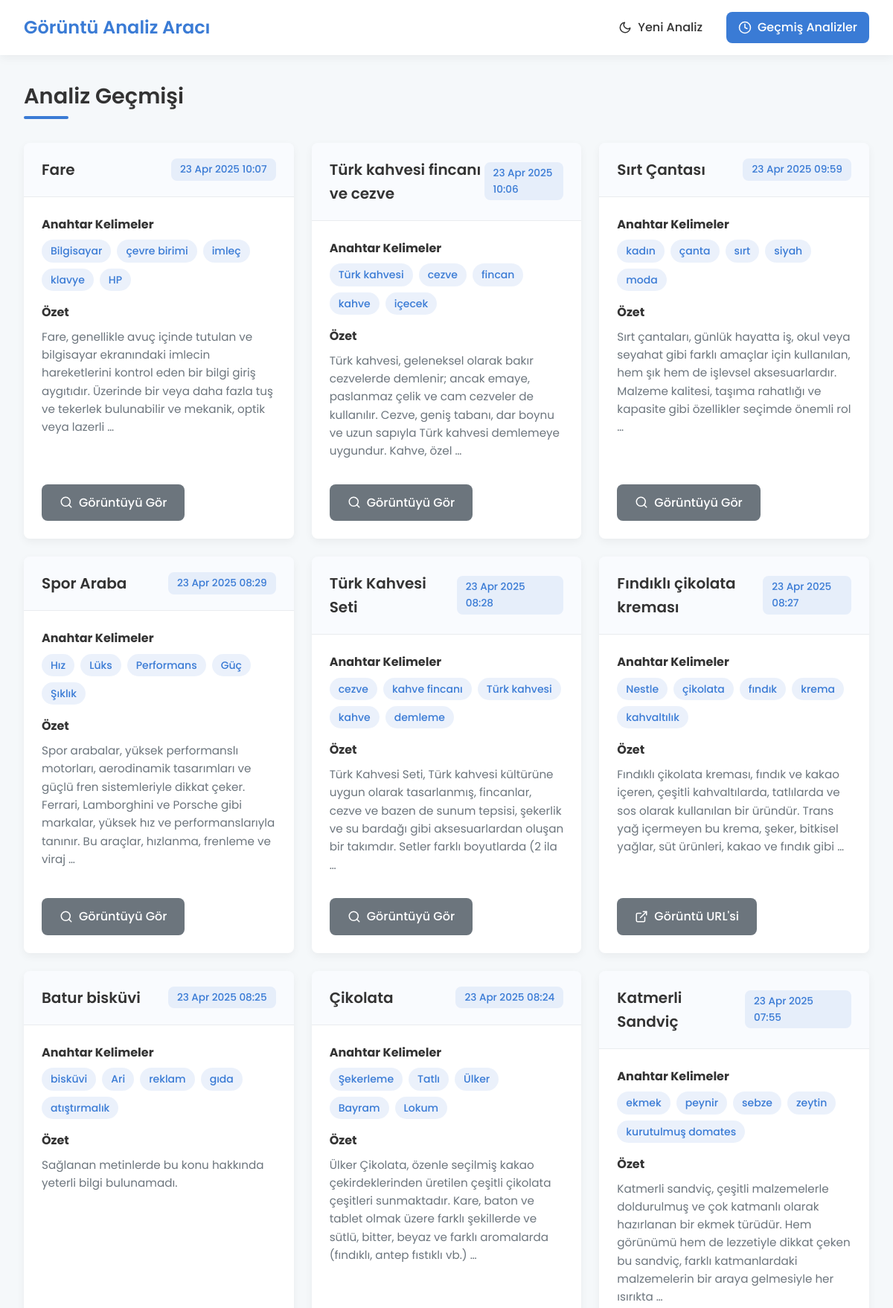
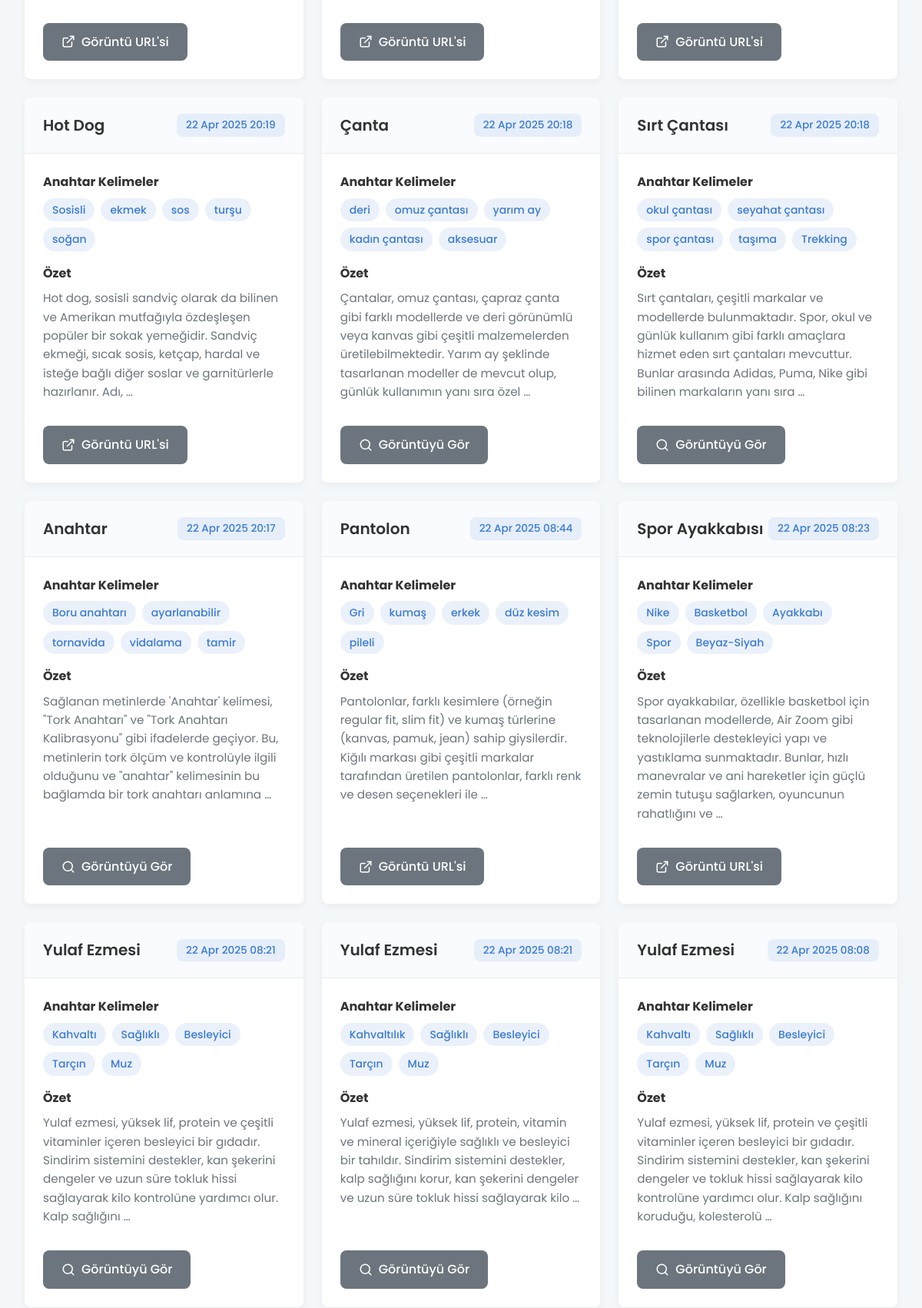
The page /history/ (upper part) on the database its author committed (2 pictures, top to bottom).
### analysis/models.py (models this page shows, shortened)
class AnalysisResult(models.Model):
    SOURCE_TYPE_CHOICES = [
        ('F', 'Dosya'),
        ('U', 'URL'),
    ]
    source_type = models.CharField(max_length=1, choices=SOURCE_TYPE_CHOICES)
    source_input = models.TextField()
    image_file = models.ImageField(upload_to=get_image_upload_path, null=True, blank=True)
    object_name = models.CharField(max_length=200)
    keywords = models.JSONField()
    summary = models.TextField(blank=True, null=True)
    created_at = models.DateTimeField(auto_now_add=True)

### analysis/views.py (the view)
# urls.py: path('history/', views.analysis_history_view, name='history'),
def analysis_history_view(request):
    history = AnalysisResult.objects.all().order_by('-created_at')
    context = {
        'history': history
    }
    return render(request, 'analysis/analysis_history.html', context)

### analysis/templates/analysis/analysis_history.html (shortened to what this page needs)
{% extends 'analysis/base.html' %}
{% load static %}
{% block header %}Analiz Geçmişi{% endblock %}
{% block content %}
    {% if history %}
        <div class="history-container">
            {% for result in history %}
                <div class="card history-card">
                    <div class="card-header">
                        <h3>{{ result.object_name|default:"Bilinmeyen Nesne" }}</h3>
                        <span class="date-badge">{{ result.created_at|date:"d M Y H:i" }}</span>
                    </div>
                    <div class="card-body">
                        <div class="keywords-section">
                            <h4>Anahtar Kelimeler</h4>
                            <div class="tag-list">
                                {% for keyword in result.keywords %}
                                    <span class="tag">{{ keyword }}</span>
                                {% empty %}
                                    <span class="no-data">Anahtar kelime bulunamadı</span>
                                {% endfor %}
                            </div>
                        </div>
                        <div class="summary-section">
                            <h4>Özet</h4>
                            <p>{{ result.summary|default:"Özet bulunamadı"|truncatewords:30 }}</p>
                        </div>
                        <div class="history-actions">
                            {% if result.image_file %}
                                <a href="{{ result.image_file.url }}" target="_blank" class="btn btn-secondary">
                                    <svg class="icon" viewBox="0 0 24 24" fill="none" stroke="currentColor" stroke-width="2" stroke-linecap="round" stroke-linejoin="round">
                                        <circle cx="11" cy="11" r="8"></circle>
                                        <line x1="21" y1="21" x2="16.65" y2="16.65"></line>
                                    </svg>
                                    Görüntüyü Gör
                                </a>
                            {% elif result.source_type == 'U' %}
                                <a href="{{ result.source_input }}" target="_blank" rel="noopener noreferrer" class="btn btn-secondary">
                                    <svg class="icon" viewBox="0 0 24 24" fill="none" stroke="currentColor" stroke-width="2" stroke-linecap="round" stroke-linejoin="round">
                                        <path d="M18 13v6a2 2 0 0 1-2 2H5a2 2 0 0 1-2-2V8a2 2 0 0 1 2-2h6"></path>
                                        <polyline points="15 3 21 3 21 9"></polyline>
                                        <line x1="10" y1="14" x2="21" y2="3"></line>
                                    </svg>
                                    Görüntü URL'si
                                </a>
                            {% endif %}
                        </div>
                    </div>
                </div>
            {% endfor %}
        </div>
    {% endif %}
{% endblock %}

### analysis/templates/analysis/base.html (shortened to what this page needs)
{% load static %}
<!DOCTYPE html>
<html lang="tr">
<head>
    <link rel="stylesheet" href="{% static 'analysis/style.css' %}">
</head>
<body>
    <div class="app-container">
        <header class="main-header">
            <div class="logo-container">
                <h1 class="site-title">Görüntü Analiz Aracı</h1>
            </div>
            <nav class="main-nav">
                <a href="{% url 'analyze' %}" class="nav-link {% if request.resolver_match.url_name == 'analyze' %}active{% endif %}">
                    <svg class="icon" viewBox="0 0 24 24" fill="none" stroke="currentColor" stroke-width="2" stroke-linecap="round" stroke-linejoin="round">
                        <path d="M21 12.79A9 9 0 1 1 11.21 3 7 7 0 0 0 21 12.79z"></path>
                    </svg>
                    Yeni Analiz
                </a>
                <a href="{% url 'history' %}" class="nav-link {% if request.resolver_match.url_name == 'history' %}active{% endif %}">
                    <svg class="icon" viewBox="0 0 24 24" fill="none" stroke="currentColor" stroke-width="2" stroke-linecap="round" stroke-linejoin="round">
                        <circle cx="12" cy="12" r="10"></circle>
                        <polyline points="12 6 12 12 16 14"></polyline>
                    </svg>
                    Geçmiş Analizler
                </a>
            </nav>
        </header>
        <main class="main-content">
            <div class="page-header">
                <h2 class="page-title">{% block header %}{% endblock %}</h2>
            </div>
            <div class="content-container">
                {% block content %}{% endblock %}
            </div>
        </main>
    </div>
</body>
</html>

### analysis/static/analysis/style.css (style rules this page uses)
:root { --primary-color: #3a7bd5; --primary-hover: #2d62a3; --secondary-color: #6c757d; --success-color: #28a745; --danger-color: #dc3545; --warning-color: #ffc107; --info-color: #17a2b8; --light-color: #f8f9fa; --dark-color: #343a40; --body-bg: #f5f8fa; --card-bg: #ffffff; --header-bg: #ffffff; --footer-bg: #ffffff; --text-color: #333333; --text-muted: #6c757d; --border-color: #e9ecef; --shadow-color: rgba(0, 0, 0, 0.05); --radius-sm: 0.25rem; --radius: 0.5rem; --radius-lg: 1rem; --transition: all 0.3s ease; --box-shadow: 0 4px 12px var(--shadow-color); }
* { margin: 0; padding: 0; box-sizing: border-box; }
body { font-family: 'Poppins', sans-serif; font-size: 16px; line-height: 1.6; color: var(--text-color); background-color: var(--body-bg); min-height: 100vh; }
.app-container { display: flex; flex-direction: column; min-height: 100vh; }
.main-content { flex: 1; padding: 2rem; max-width: 1200px; margin: 0 auto; width: 100%; }
.main-header { background-color: var(--header-bg); box-shadow: var(--box-shadow); padding: 1rem 2rem; display: flex; justify-content: space-between; align-items: center; flex-wrap: wrap; position: sticky; top: 0; z-index: 100; }
.logo-container { display: flex; align-items: center; }
.site-title { font-size: 1.5rem; font-weight: 600; color: var(--primary-color); margin: 0; }
.main-nav { display: flex; gap: 1rem; }
.nav-link { display: flex; align-items: center; color: var(--text-color); text-decoration: none; padding: 0.5rem 1rem; border-radius: var(--radius); font-weight: 500; transition: var(--transition); }
.nav-link.active { background-color: var(--primary-color); color: white; }
.nav-link .icon { width: 18px; height: 18px; margin-right: 0.5rem; }
.page-header { margin-bottom: 2rem; }
.page-title { font-size: 1.8rem; font-weight: 600; color: var(--text-color); position: relative; padding-bottom: 0.5rem; }
.page-title:after { content: ''; position: absolute; bottom: 0; left: 0; width: 60px; height: 4px; background-color: var(--primary-color); border-radius: 2px; }
.content-container { display: flex; flex-direction: column; gap: 2rem; }
.card { background-color: var(--card-bg); border-radius: var(--radius); box-shadow: var(--box-shadow); overflow: hidden; transition: var(--transition); }
.card-header { padding: 1.25rem 1.5rem; border-bottom: 1px solid var(--border-color); background-color: rgba(58, 123, 213, 0.03); display: flex; justify-content: space-between; align-items: center; }
.card-header h3 { font-size: 1.25rem; font-weight: 600; color: var(--text-color); margin: 0; }
.card-body { padding: 1.5rem; }
.btn { display: inline-flex; align-items: center; justify-content: center; gap: 0.5rem; padding: 0.75rem 1.5rem; border-radius: var(--radius); font-weight: 500; text-decoration: none; cursor: pointer; transition: var(--transition); border: none; font-family: inherit; font-size: 1rem; }
.btn .icon { width: 18px; height: 18px; }
.btn-secondary { background-color: var(--secondary-color); color: white; }
.tag-list { display: flex; flex-wrap: wrap; gap: 0.5rem; }
.tag { display: inline-block; padding: 0.25rem 0.75rem; background-color: rgba(58, 123, 213, 0.1); color: var(--primary-color); border-radius: 1rem; font-size: 0.875rem; font-weight: 500; }
.history-container { display: grid; grid-template-columns: repeat(auto-fill, minmax(350px, 1fr)); gap: 1.5rem; }
.history-card { height: 100%; display: flex; flex-direction: column; }
.history-card .card-body { flex: 1; display: flex; flex-direction: column; }
.date-badge { background-color: rgba(58, 123, 213, 0.1); color: var(--primary-color); padding: 0.25rem 0.75rem; border-radius: var(--radius); font-size: 0.85rem; font-weight: 500; }
.keywords-section, .summary-section { margin-bottom: 1rem; }
.keywords-section h4, .summary-section h4 { font-size: 1rem; margin-bottom: 0.5rem; color: var(--text-color); }
.summary-section p { font-size: 0.95rem; color: var(--text-muted); line-height: 1.6; }
.history-actions { margin-top: auto; padding-top: 1rem; }
.card, .message, .btn { animation: fadeIn 0.3s ease-out; }

### rows shown on the page
AnalysisResult: object_name "Fare", created_at "23 Apr 2025 10:07", keywords "Bilgisayar" "çevre birimi" "imleç" "klavye" "HP", summary "Fare, genellikle avuç içinde tutulan ve bilgisayar ekranındaki imlecin hareketlerini kontrol eden bir bilgi giriş aygıtıdır. Üzerinde bir veya daha fazla tuş ve tekerlek bulunabilir ve mekanik, optik veya lazerli …"
AnalysisResult: object_name "Türk kahvesi fincanı ve cezve", created_at "23 Apr 2025 10:06", keywords "Türk kahvesi" "cezve" "fincan" "kahve" "içecek", summary "Türk kahvesi, geleneksel olarak bakır cezvelerde demlenir; ancak emaye, paslanmaz çelik ve cam cezveler de kullanılır. Cezve, geniş tabanı, dar boynu ve uzun sapıyla Türk kahvesi demlemeye uygundur. Kahve, özel …"
AnalysisResult: object_name "Sırt Çantası", created_at "23 Apr 2025 09:59", keywords "kadın" "çanta" "sırt" "siyah" "moda", summary "Sırt çantaları, günlük hayatta iş, okul veya seyahat gibi farklı amaçlar için kullanılan, hem şık hem de işlevsel aksesuarlardır. Malzeme kalitesi, taşıma rahatlığı ve kapasite gibi özellikler seçimde önemli rol …"
AnalysisResult: object_name "Spor Araba", created_at "23 Apr 2025 08:29", keywords "Hız" "Lüks" "Performans" "Güç" "Şıklık", summary "Spor arabalar, yüksek performanslı motorları, aerodinamik tasarımları ve güçlü fren sistemleriyle dikkat çeker. Ferrari, Lamborghini ve Porsche gibi markalar, yüksek hız ve performanslarıyla tanınır. Bu araçlar, hızlanma, frenleme ve viraj …"
AnalysisResult: object_name "Türk Kahvesi Seti", created_at "23 Apr 2025 08:28", keywords "cezve" "kahve fincanı" "Türk kahvesi" "kahve" "demleme", summary "Türk Kahvesi Seti, Türk kahvesi kültürüne uygun olarak tasarlanmış, fincanlar, cezve ve bazen de sunum tepsisi, şekerlik ve su bardağı gibi aksesuarlardan oluşan bir takımdır. Setler farklı boyutlarda (2 ila …"
AnalysisResult: object_name "Fındıklı çikolata kreması", created_at "23 Apr 2025 08:27", keywords "Nestle" "çikolata" "fındık" "krema" "kahvaltılık", summary "Fındıklı çikolata kreması, fındık ve kakao içeren, çeşitli kahvaltılarda, tatlılarda ve sos olarak kullanılan bir üründür. Trans yağ içermeyen bu krema, şeker, bitkisel yağlar, süt ürünleri, kakao ve fındık gibi …"
AnalysisResult: object_name "Batur bisküvi", created_at "23 Apr 2025 08:25", keywords "bisküvi" "Ari" "reklam" "gıda" "atıştırmalık", summary "Sağlanan metinlerde bu konu hakkında yeterli bilgi bulunamadı."
AnalysisResult: object_name "Çikolata", created_at "23 Apr 2025 08:24", keywords "Şekerleme" "Tatlı" "Ülker" "Bayram" "Lokum", summary "Ülker Çikolata, özenle seçilmiş kakao çekirdeklerinden üretilen çeşitli çikolata çeşitleri sunmaktadır. Kare, baton ve tablet olmak üzere farklı şekillerde ve sütlü, bitter, beyaz ve farklı aromalarda (fındıklı, antep fıstıklı vb.) …"
AnalysisResult: object_name "Katmerli Sandviç", created_at "23 Apr 2025 07:55", keywords "ekmek" "peynir" "sebze" "zeytin" "kurutulmuş domates", summary "Katmerli sandviç, çeşitli malzemelerle doldurulmuş ve çok katmanlı olarak hazırlanan bir ekmek türüdür. Hem görünümü hem de lezzetiyle dikkat çeken bu sandviç, farklı katmanlardaki malzemelerin bir araya gelmesiyle her ısırıkta …"
AnalysisResult: object_name "Hot Dog", created_at "22 Apr 2025 20:19", keywords "Sosisli" "ekmek" "sos" "turşu" "soğan", summary "Hot dog, sosisli sandviç olarak da bilinen ve Amerikan mutfağıyla özdeşleşen popüler bir sokak yemeğidir. Sandviç ekmeği, sıcak sosis, ketçap, hardal ve isteğe bağlı diğer soslar ve garnitürlerle hazırlanır. Adı, …"
AnalysisResult: object_name "Çanta", created_at "22 Apr 2025 20:18", keywords "deri" "omuz çantası" "yarım ay" "kadın çantası" "aksesuar", summary "Çantalar, omuz çantası, çapraz çanta gibi farklı modellerde ve deri görünümlü veya kanvas gibi çeşitli malzemelerden üretilebilmektedir. Yarım ay şeklinde tasarlanan modeller de mevcut olup, günlük kullanımın yanı sıra özel …"
AnalysisResult: object_name "Sırt Çantası", created_at "22 Apr 2025 20:18", keywords "okul çantası" "seyahat çantası" "spor çantası" "taşıma" "Trekking", summary "Sırt çantaları, çeşitli markalar ve modellerde bulunmaktadır. Spor, okul ve günlük kullanım gibi farklı amaçlara hizmet eden sırt çantaları mevcuttur. Bunlar arasında Adidas, Puma, Nike gibi bilinen markaların yanı sıra …"
AnalysisResult: object_name "Anahtar", created_at "22 Apr 2025 20:17", keywords "Boru anahtarı" "ayarlanabilir" "tornavida" "vidalama" "tamir", summary "Sağlanan metinlerde 'Anahtar' kelimesi, \"Tork Anahtarı\" ve \"Tork Anahtarı Kalibrasyonu\" gibi ifadelerde geçiyor. Bu, metinlerin tork ölçüm ve kontrolüyle ilgili olduğunu ve \"anahtar\" kelimesinin bu bağlamda bir tork anahtarı anlamına …"
AnalysisResult: object_name "Pantolon", created_at "22 Apr 2025 08:44", keywords "Gri" "kumaş" "erkek" "düz kesim" "pileli", summary "Pantolonlar, farklı kesimlere (örneğin regular fit, slim fit) ve kumaş türlerine (kanvas, pamuk, jean) sahip giysilerdir. Kiğılı markası gibi çeşitli markalar tarafından üretilen pantolonlar, farklı renk ve desen seçenekleri ile …"
AnalysisResult: object_name "Spor Ayakkabısı", created_at "22 Apr 2025 08:23", keywords "Nike" "Basketbol" "Ayakkabı" "Spor" "Beyaz-Siyah", summary "Spor ayakkabılar, özellikle basketbol için tasarlanan modellerde, Air Zoom gibi teknolojilerle destekleyici yapı ve yastıklama sunmaktadır. Bunlar, hızlı manevralar ve ani hareketler için güçlü zemin tutuşu sağlarken, oyuncunun rahatlığını ve …"
AnalysisResult: object_name "Yulaf Ezmesi", created_at "22 Apr 2025 08:21", keywords "Kahvaltı" "Sağlıklı" "Besleyici" "Tarçın" "Muz", summary "Yulaf ezmesi, yüksek lif, protein ve çeşitli vitaminler içeren besleyici bir gıdadır. Sindirim sistemini destekler, kan şekerini dengeler ve uzun süre tokluk hissi sağlayarak kilo kontrolüne yardımcı olur. Kalp sağlığını …"
AnalysisResult: object_name "Yulaf Ezmesi", created_at "22 Apr 2025 08:21", keywords "Kahvaltılık" "Sağlıklı" "Besleyici" "Tarçın" "Muz", summary "Yulaf ezmesi, yüksek lif, protein, vitamin ve mineral içeriğiyle sağlıklı ve besleyici bir tahıldır. Sindirim sistemini destekler, kalp sağlığını korur, kan şekerini dengeler ve uzun süre tokluk hissi sağlayarak kilo …"
AnalysisResult: object_name "Yulaf Ezmesi", created_at "22 Apr 2025 08:08", keywords "Kahvaltı" "Sağlıklı" "Besleyici" "Tarçın" "Muz", summary "Yulaf ezmesi, yüksek lif, protein ve çeşitli vitaminler içeren besleyici bir gıdadır. Sindirim sistemini destekler, kan şekerini dengeler ve tokluk hissi sağlayarak kilo kontrolüne yardımcı olur. Kalp sağlığını koruduğu, kolesterolü …"
